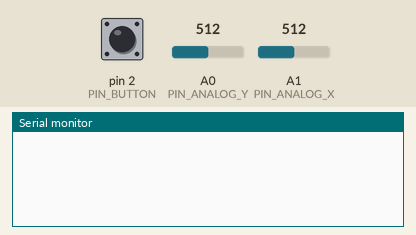
Bench run of a sketch on a simulated Arduino Nano, built with avr-gcc and run on an emulated ATmega328P. Shown: the last lines printed to the serial monitor. The inputs (shaded band) are chosen by the test bench; at power-on: A0 (PIN_ANALOG_Y) = 512, A1 (PIN_ANALOG_X) = 512, pin 2 (PIN_BUTTON) LOW. No radio packets arrive unless stated.

Above: at 1.2 s.
1.3 s: A0 (PIN_ANALOG_Y) set to 529
At 2.1 s:
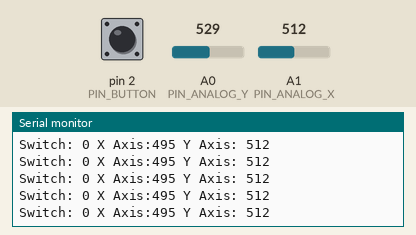
3.2 s: A1 (PIN_ANALOG_X) set to 27
At 3.7 s:
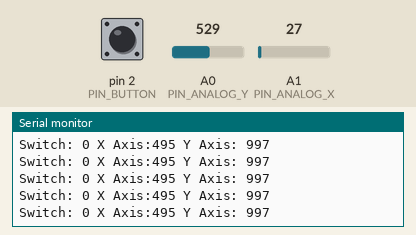
6.2 s: A1 (PIN_ANALOG_X) set to 22
At 6.7 s:
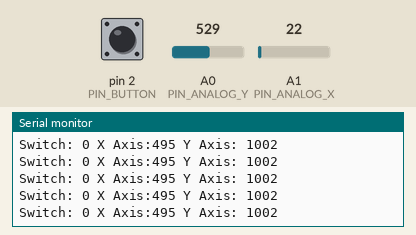
9.2 s: A0 (PIN_ANALOG_Y) set to 914
At 10.2 s:
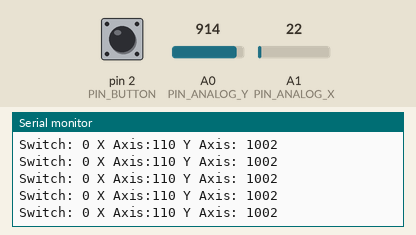
10.7 s: A0 (PIN_ANALOG_Y) set to 932
At 11.3 s:
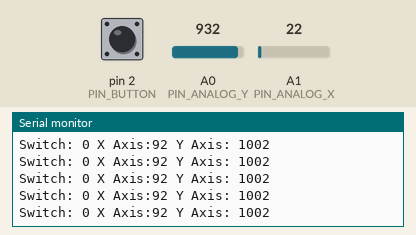
Timing chart, 0 to 13.7 s (numbered marks = the images above; inputs shaded):
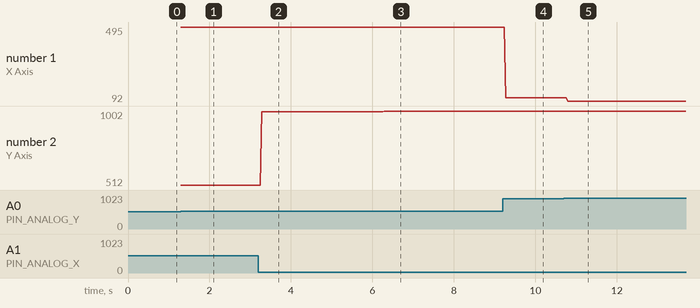

Measured:
- the behaviour switches between 516 and 517 on A0 (PIN_ANALOG_Y) (found by bisection; images 0 and 1)
- after the input at 1.3 s, the serial monitor: prints a new line at once (image 1)
- after the input at 3.2 s, the serial monitor: prints a new line after 0.08 s (image 2)
- after the input at 6.2 s, the serial monitor: prints a new line after 0.09 s (image 3)
- after the input at 9.2 s, the serial monitor: prints a new line after 0.07 s (image 4)
- after the input at 10.7 s, the serial monitor: prints a new line after 0.10 s (image 5)
- plotted number 1: 495 → 110 after the input at 9.2 s, 110 → 92 after the input at 10.7 s
- plotted number 2: 512 → 997 after the input at 3.2 s, 997 → 1002 after the input at 6.2 s

The sketch:

SunfounderRemoteTransmiter.ino
```cpp
// RF Sunfounder Remote with Nano and nRF24
// Used Libs:
// http://tmrh20.github.io/RF24
//
// www.fambach.net
// GPL2
/*************************************************/
// RF
#include <SPI.h>
#include "nRF24L01.h"
#include "RF24.h"

#define SWAP_X_Y    // swap x and y axis
#define SWAP_X      // swap x axis up and down
#define SWAP_Y      // swap y axis up and down


#define PIN_CE   9
#define PIN_CSN 10

RF24 radio(PIN_CE, PIN_CSN); // define the object to control NRF24L01
byte addresses[][6] = {"007", "001"};
int mode = 1;

#define SWITCH 0
#define X 1
#define Y 2
int data[3] = {0, 512, 512};

/*************************************************/
// Joystick
boolean pressed = false;
const byte PIN_BUTTON = 2;
const byte PIN_ANALOG_X = 1;
const byte PIN_ANALOG_Y = 0;
int analog_x = 512;
int analog_y = 512;

const int MIN_DELTA = 4; // minimum to detect changes

void setup() {
  Serial.begin(9600);

  /***********************************************************************/
  // init buttons
  pinMode(PIN_BUTTON, INPUT);

  /***********************************************************************/
  // init radio
  radio.begin();                      // initialize RF24
  radio.setRetries(0, 15);            // set retries times
  radio.setPALevel(RF24_PA_LOW);      // set power
  radio.openWritingPipe(addresses[1]);  // open delivery channel
  radio.openReadingPipe(1, addresses[0]);
  radio.stopListening();

}
bool change = false;
void loop() {

  // get button state

  boolean b = digitalRead(PIN_BUTTON);
  if (b != pressed) {
    pressed = b;
    change = true;

  }

  int cur = analogRead(PIN_ANALOG_X );
  int delta = analog_x - cur;

  if ( delta > MIN_DELTA || delta < -MIN_DELTA) {
    analog_x = cur;
    change = true;
  }

  cur = analogRead(PIN_ANALOG_Y );
  delta = analog_y - cur;

  if ( delta > MIN_DELTA || delta < -MIN_DELTA ) {
    analog_y = cur;
    change = true;
  }


  if (change) {
    data[SWITCH] = pressed;

#ifdef SWAP_X_Y
    data[Y] = analog_x;
    data[X] = analog_y;
#else
    data[X] = analog_x;
    data[Y] = analog_y;
#endif

#ifdef SWAP_X // swap up and down for x
    int deltaX = 512 - data[X];
    data[X] = 512 + deltaX;
#endif

#ifdef SWAP_Y // swap up and down for y
    int deltaY = 512 - data[Y];
    data[Y] = 512 + deltaY;
#endif

    Serial.print("Switch: ");
    Serial.print(data[SWITCH]);
    Serial.print(" X Axis:");
    Serial.print( data[X]);
    Serial.print(" Y Axis: ");
    Serial.println( data[Y]);

  }

  radio.write(data, sizeof(data));
}
```
